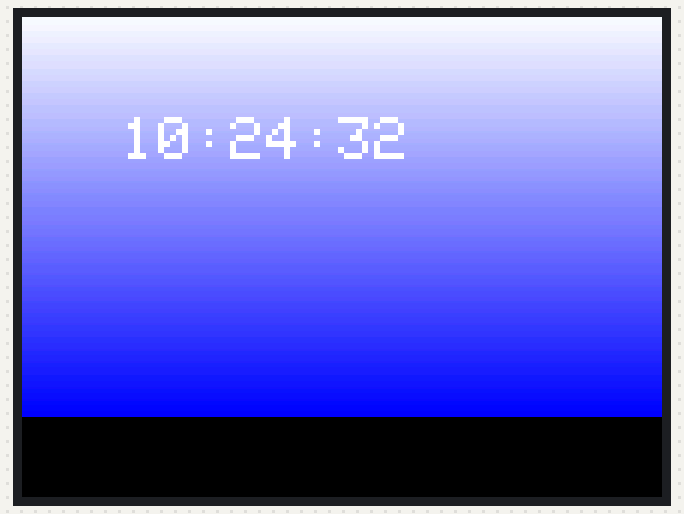
A sketch run on a simulated ESP32. Parts: 320×240 colour display. WiFi joins after 1.5 s; servers stay silent unless stated; network time is answered at once with the bench clock; the local clock reads 2024-03-15 10:24:30 at power-on unless the sketch sets it; what the sketch prints to the serial monitor is not drawn.

Above: at 2.2 s.
At 7.1 s:
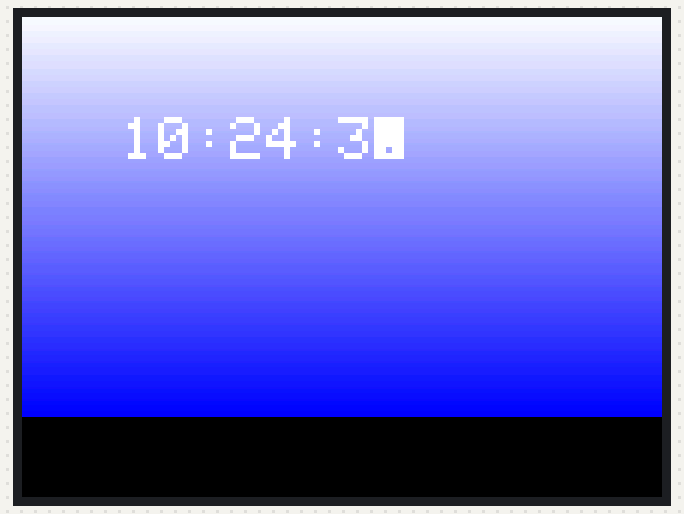
At 11.1 s:
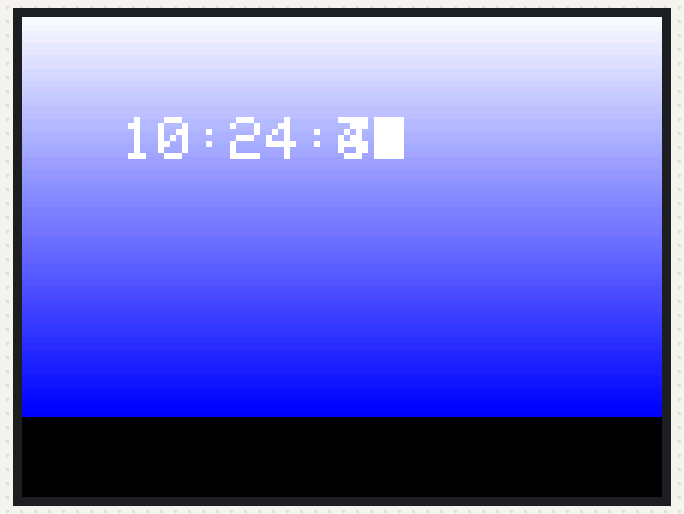
At 30.1 s:
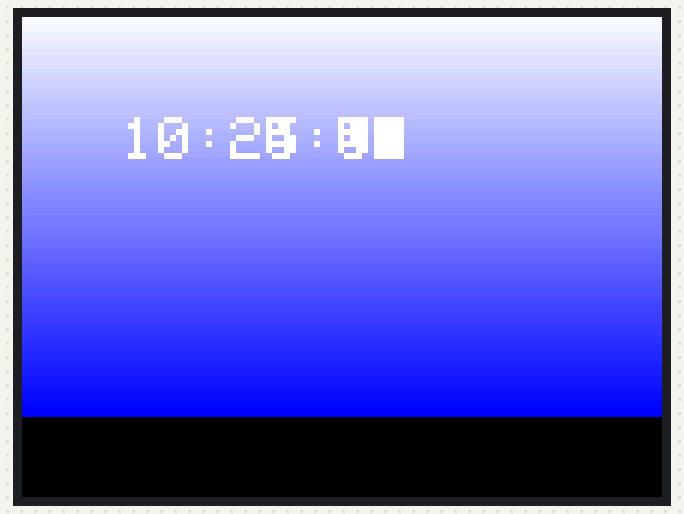

Measured:
- what the display in image 1 shows lasts 3.0 s, from 7.0 s to 10.0 s

The sketch:

TTGO_CLOCK.ino
```cpp
#include <WiFi.h>
#include <NTPClient.h>
#include <WiFiUdp.h>
#include "TFT_eSPI.h";

TFT_eSPI tft = TFT_eSPI();

const char* ssid     = "Swiss Bank";
const char* password = "macintosh";
#define NTP_OFFSET  19800 // In seconds
#define NTP_INTERVAL 60 * 1000    // In miliseconds
#define NTP_ADDRESS  "in.pool.ntp.org"
WiFiUDP ntpUDP;
NTPClient timeClient(ntpUDP, NTP_ADDRESS, NTP_OFFSET, NTP_INTERVAL);

void setup()
{
  tft.init();
  tft.fillScreen(TFT_BLACK);
  tft.setRotation(1);
  Serial.begin(9600);
  Serial.println();
  Serial.println();
  Serial.print("Connecting to ");
  Serial.println(ssid);
  WiFi.begin(ssid, password);
  pinMode(0, INPUT_PULLUP);
  while (WiFi.status() != WL_CONNECTED)
  {
    delay(500);
    tft.fillScreen(TFT_RED);
    tft.setCursor(0, 0);
    tft.setTextSize(2);
    tft.print("Wifi not connected!!");

    tft.setCursor(0, 50);
    tft.setTextSize(2);
    tft.print("Press reset");


  }
  Serial.println("");
  Serial.println("WiFi connected.");
  Serial.println("IP address: ");
  Serial.println(WiFi.localIP());
  tft.fillScreen(TFT_BLACK);
  tft.fillRectVGradient(0, 0, 1000, 200, TFT_WHITE, TFT_BLUE);
  timeClient.begin();

}


void showTime() {
  timeClient.update();
  String ft = timeClient.getFormattedTime();
  tft.setTextSize(3);
  tft.setCursor(50, 50);
  tft.println(ft);
}


void loop()
{
  timeClient.update();
  String ft = timeClient.getFormattedTime();

  showTime();


}
```
